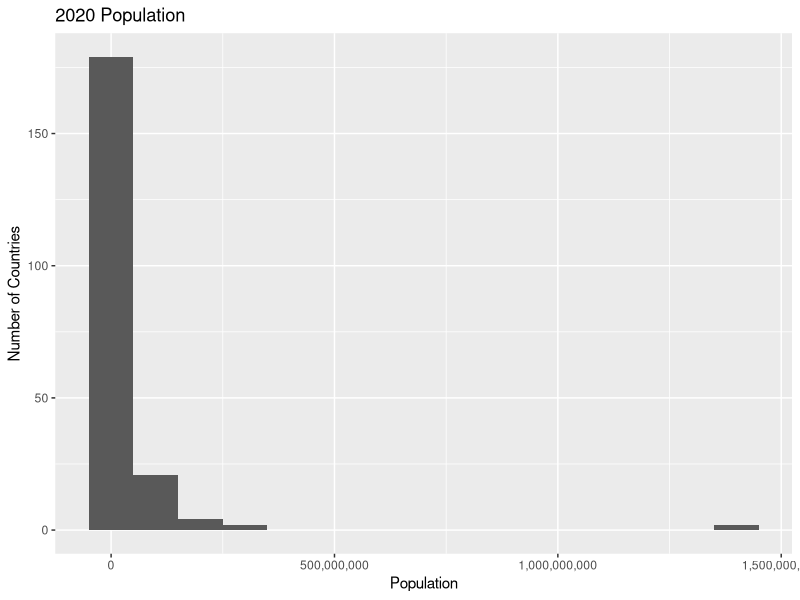
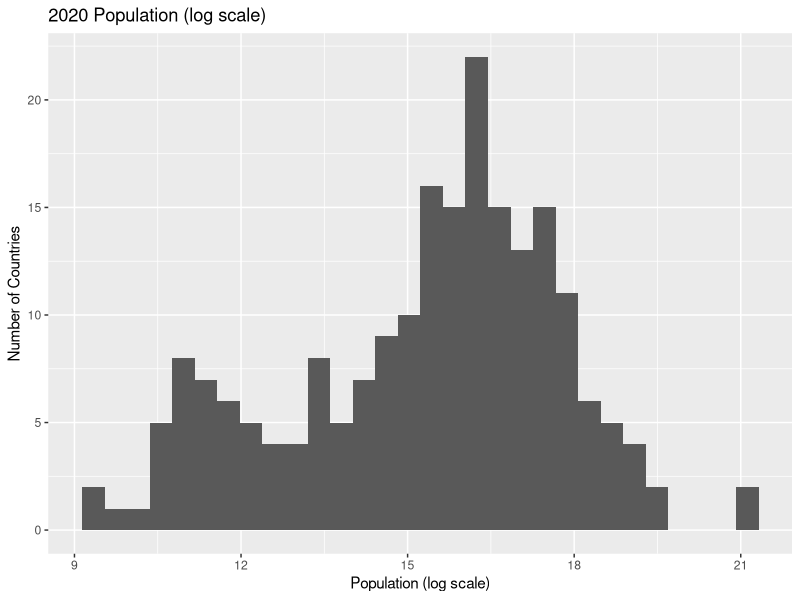
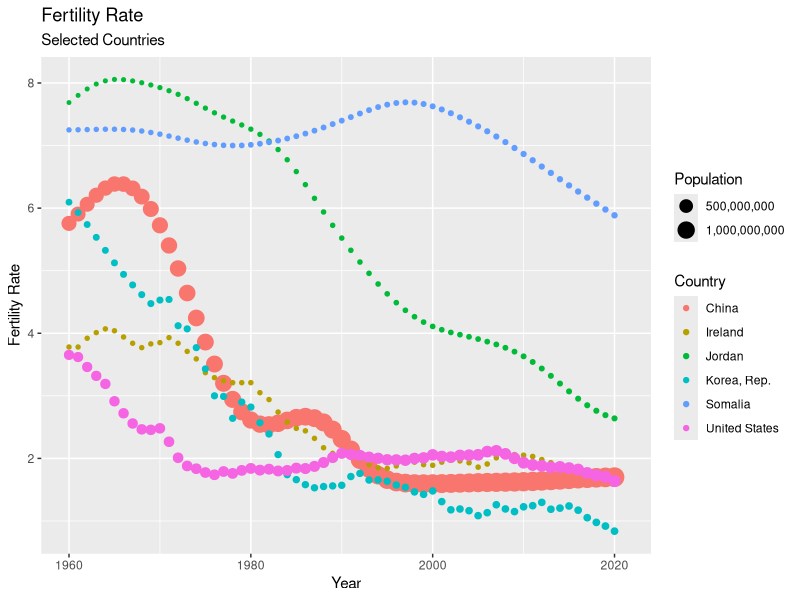
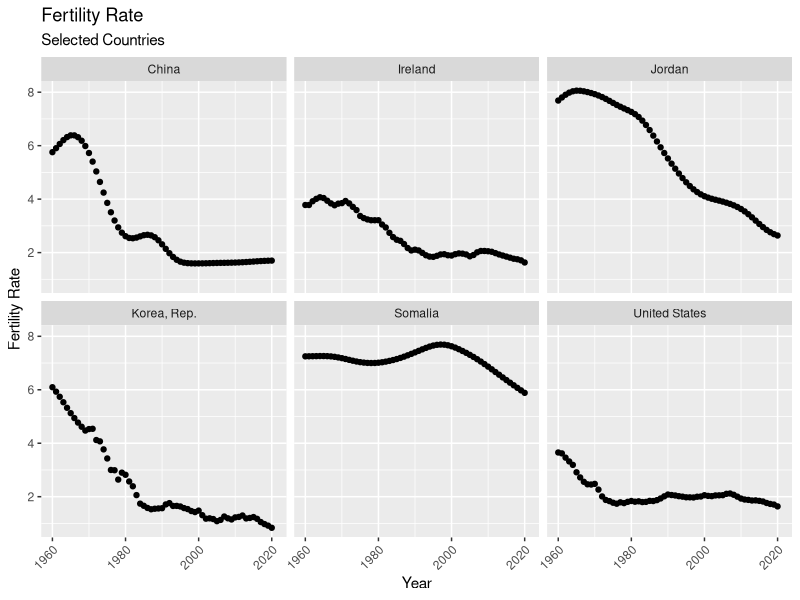
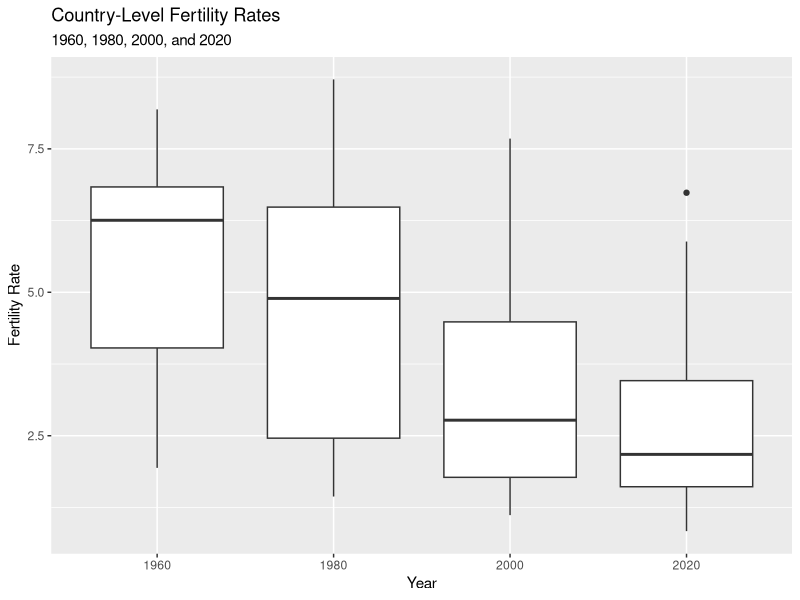

Source code (R) for these figures, in order: (Note: this script raises an error after producing the figures.)
## ---- chunk 1
library(tidyverse)
library(viridis)
library(scales)
## ---- chunk 2
library(readxl)

fert=read_excel("worldbank_fertility_1960.2020.xls",sheet=1)

#now pivot to facilitate combination

fertlong <- 
  fert %>%
  select(-c("Indicator Name","Indicator Code")) %>%
  pivot_longer(cols = "1960":"2020", names_to = "Year", values_to = "Fertility Rate")

pop=read_excel("worldbank_population_1960.2021.xls",sheet=1)

poplong <- 
  pop %>%
  select(-c("Indicator Name","Indicator Code")) %>%
  pivot_longer(cols = "1960":"2021", names_to = "Year", values_to = "Population")

#combine the two data sources 
worldbank <- right_join(fertlong,poplong)
worldbank$Year=as.numeric(worldbank$Year)

#restricting to countries, excluding some regions, reporting areas of interest, and semi-autonomous regions

worldbankcountries <- worldbank %>% filter(`Country Name` %in% c("Aruba","Afghanistan","Angola","Albania","Andorra","United Arab Emirates","Argentina","Armenia","American Samoa","Antigua and Barbuda","Australia","Austria","Azerbaijan","Burundi","Belgium","Benin","Burkina Faso","Bangladesh","Bulgaria","Bahrain","The Bahamas","Bosnia and Herzegovina", "Belarus","Belize","Bermuda","Bolivia","Brazil","Barbados","Brunei Darussalam","Bhutan","Botswana","Central African Republic","Canada","Switzerland","Channel Islands","Chile","China","Cote d'Ivoire","Cameroon","Congo, Dem. Rep.","Congo, Rep.","Colombia","Comoros","Cabo Verde","Costa Rica","Cuba","Curacao","Cayman Islands","Cyprus","Czech Republic","Germany","Djibouti","Dominica","Denmark","Dominican Republic","Algeria","Ecuador","Egypt, Arab Rep.","Eritrea","Spain","Estonia","Ethiopia","Finland","Fiji","France","Faroe Islands","Micronesia, Fed. Sts.","Gabon","United Kingdom","Georgia","Ghana","Gibraltar","Guinea","The Gambia","Guinea-Bissau","Equatorial Guinea","Greece","Grenada","Greenland","Guatemala","Guam","Guyana","Honduras","Croatia","Haiti","Hungary","Indonesia","Isle of Man","India","Ireland","Iran, Islamic Rep.","Iraq","Iceland","Israel","Italy","Jamaica","Jordan","Japan","Kazakhstan","Kenya","Kyrgyz Republic","Cambodia","Kiribati","St. Kitts and Nevis","Korea, Rep.","Kuwait","Lao PDR","Lebanon","Liberia","Libya","St. Lucia","Liechtenstein","Sri Lanka","Lesotho","Lithuania","Luxembourg","Latvia","St. Martin","Morocco","Monaco","Moldova","Madagascar","Maldives","Mexico","Marshall Islands","North Macedonia","Mali","Malta","Myanmar","Montenegro","Mongolia","Northern Mariana Islands","Mozambique","Mauritania","Mauritius","Malawi","Malaysia","Namibia","New Caledonia","Niger","Nigeria","Nicaragua","Netherlands","Norway","Nepal","Nauru","New Zealand","Oman","Pakistan","Panama","Peru","Philippines","Palau","Papua New Guinea","Poland","Korea, Dem. People's Rep.","Portugal","Paraguay","French Polynesia","Qatar","Romania","Russian Federation","Rwanda","Saudi Arabia","Sudan","Senegal","Singapore","Solomon Islands","Sierra Leone","El Salvador","San Marino","Somalia","Serbia","South Sudan","Sao Tome and Principe","Suriname","Slovak Republic","Slovenia","Sweden","Eswatini","Sint Maarten","Seychelles","Syrian Arab Republic","Turks and Caicos Islands","Chad","Togo","Thailand","Tajikistan","Turkmenistan","Timor-Leste","Tonga","Trinidad and Tobago","Tunisia","Turkiye","Tuvalu","Tanzania","Uganda","Ukraine","Uruguay","United States","Uzbekistan","St. Vincent and the Grenadines","Venezuela, RB","British Virgin Islands","Virgin Islands (U.S.)","Vietnam","Vanuatu","Samoa","Kosovo","Yemen, Rep.","South Africa","Zambia","Zimbabwe")) 

## ---- chunk 3
worldbankcountries %>%
  filter(Year == 2020) %>%
  ggplot(aes(x = Population)) +
  geom_histogram(binwidth = 100000000) +
  scale_x_continuous(labels = label_comma()) +
  labs(x = "Population",
       y = "Number of Countries",
       title = "2020 Population")

## ---- chunk 4
worldbankcountries$logpop = log(worldbankcountries$Population)

worldbankcountries %>%
  filter(Year == 2020) %>%
  ggplot(aes(x = logpop)) +
  geom_histogram() +
  labs(x = "Population (log scale)",
       y = "Number of Countries",
       title = "2020 Population (log scale)")

## ---- chunk 5
worldbankcountries %>%
  filter(`Country Name` %in% c("China", "Jordan", "Korea, Rep.", "Somalia", "United States", "Ireland")) %>%
  ggplot(aes(
    x = Year,
    y = `Fertility Rate`,
    color = `Country Name`,
    size = `Population`
  )) +
  geom_point() +
  scale_size(labels=comma) +
  labs(
    title = "Fertility Rate",
    subtitle = "Selected Countries",
    x = "Year",
    y = "Fertility Rate",
    color = "Country",
    size = "Population"
  ) 

## ---- chunk 6
worldbankcountries %>%
  filter(`Country Name` %in% c("China", "Jordan", "Korea, Rep.", "Somalia", "United States", "Ireland")) %>%
  ggplot(aes(
    x = Year,
    y = `Fertility Rate`
  )) +
  geom_point() +
  labs(
    title = "Fertility Rate",
    subtitle = "Selected Countries"
  ) +
  scale_size(labels=comma) +
  facet_wrap( ~ `Country Name`) + 
  theme(axis.text.x = element_text(angle = 45, hjust=1))
## ---- chunk 7
worldbankcountries %>%
  filter(Year %in% c(1960,1980,2000,2020)) %>%
  ggplot(aes(x = as.factor(Year), y= `Fertility Rate`)) +
  geom_boxplot() +
  labs(
    title = "Country-Level Fertility Rates",
    subtitle = "1960, 1980, 2000, and 2020",
    x = "Year"
  )

## ---- chunk 8

knitr::include_graphics("exercise6")

